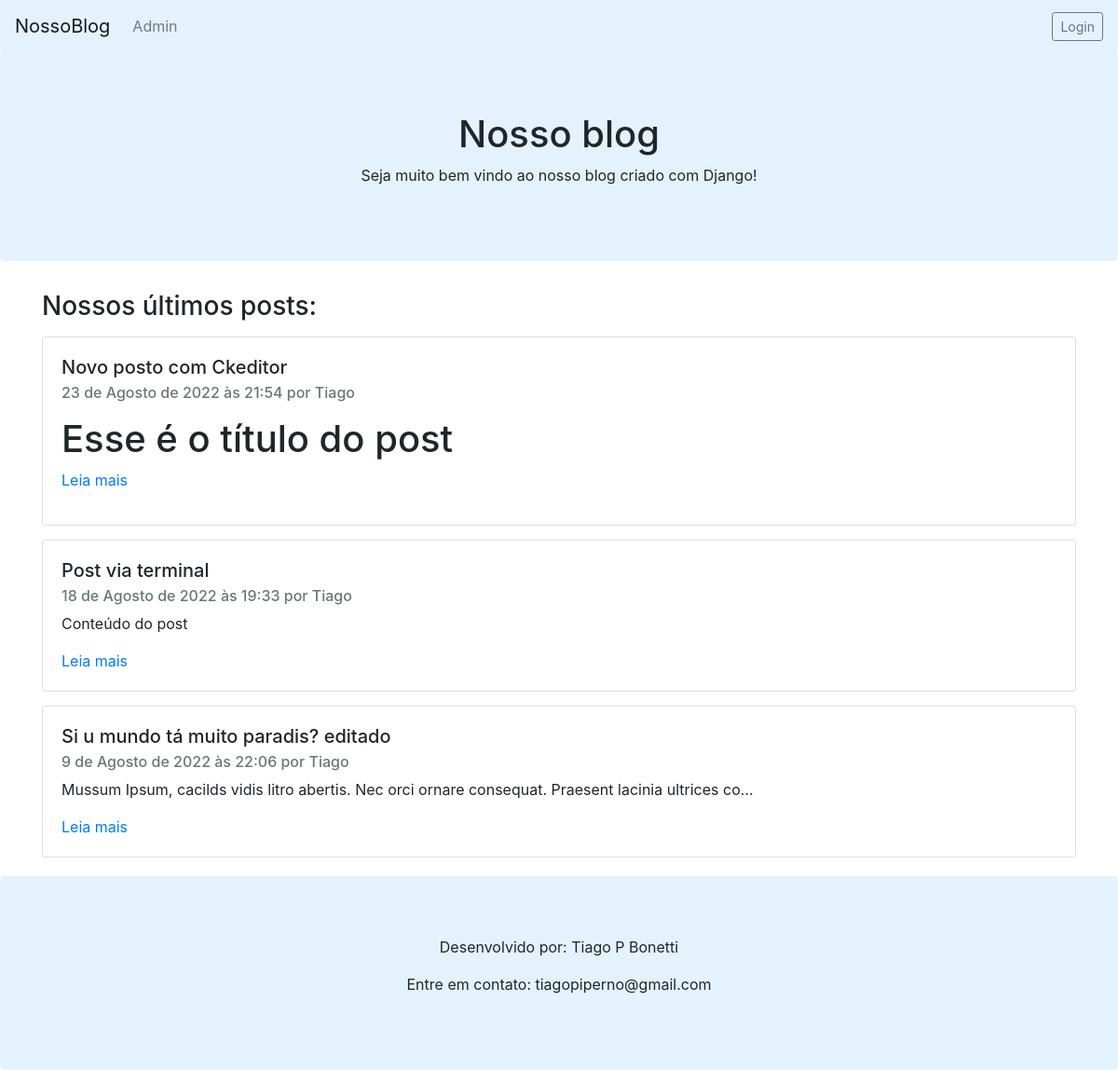
The app's page /, older data.
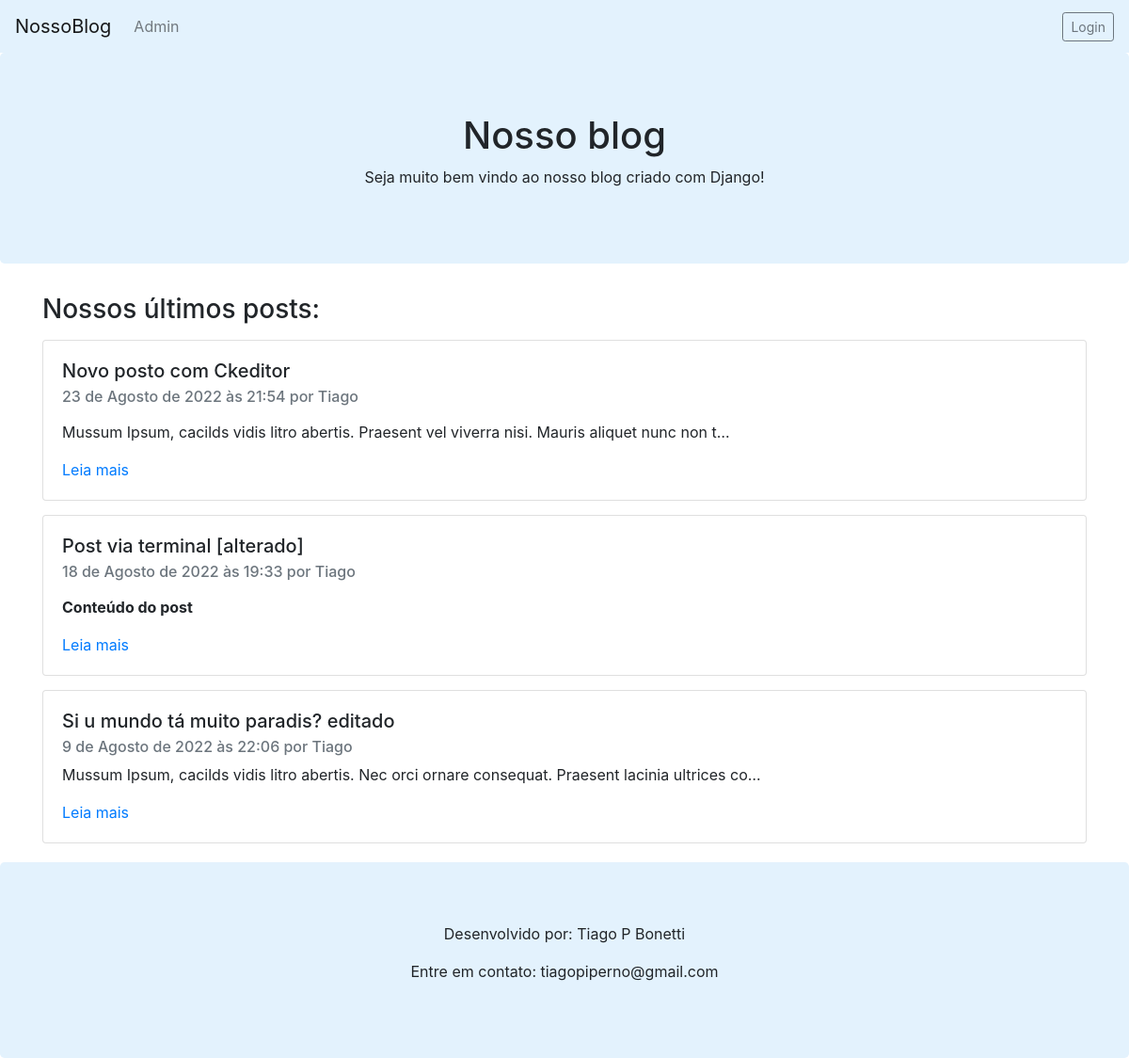
The same page, newer data.
### blog/models.py (models this page shows, shortened)
class Post(models.Model):
    titulo = models.CharField(max_length=300)
    autor = models.ForeignKey(User, on_delete=models.CASCADE)
    conteudo = RichTextField()
    data = models.DateTimeField(default=timezone.now)
    class Meta:
        ordering = ['-data']
        verbose_name = 'Post'
        verbose_name_plural = 'Posts'

### blog/views.py (the view)
# urls.py: path('', views.post_list.as_view(), name='home'),
class post_list(generic.ListView):
    model = Post
    template_name = 'blog/home.html'
    def get_queryset(self):
        return Post.objects.all().order_by('-data')[:3]

### blog/templates/blog/home.html (shortened to what this page needs)
{% extends 'blog/base.html' %}
{% block content %}
<div class="container">
  <h3>Nossos últimos posts:</h3>
  {% for post in post_list %}
  <div class="card">
      <div class="card-body">
        <h5 class="card-title">{{ post.titulo }}</h5>
        <h6 class="card-subtitle mb-2 text-muted">{{ post.data }} por {{ post.autor.first_name }}</h6>
        <p class="card-text">{{ post.conteudo|safe|truncatechars:100 }}</p>
        <a href="{% url 'post-detalhe' post.pk %}" class="card-link">Leia mais</a>
      </div>
  </div>
  {% endfor %}
</div>
{% endblock content %}

Row changes from the older to the newer data that the page shows:
changed Post "Novo posto com Ckeditor": conteudo "Esse é o título do post" → "Mussum Ipsum, cacilds vidis litro abertis. Praesent vel viverra nisi. Mauris aliquet nunc non t…"
changed Post "Conteúdo do post": titulo "Post via terminal" → "Post via terminal [alterado]"
